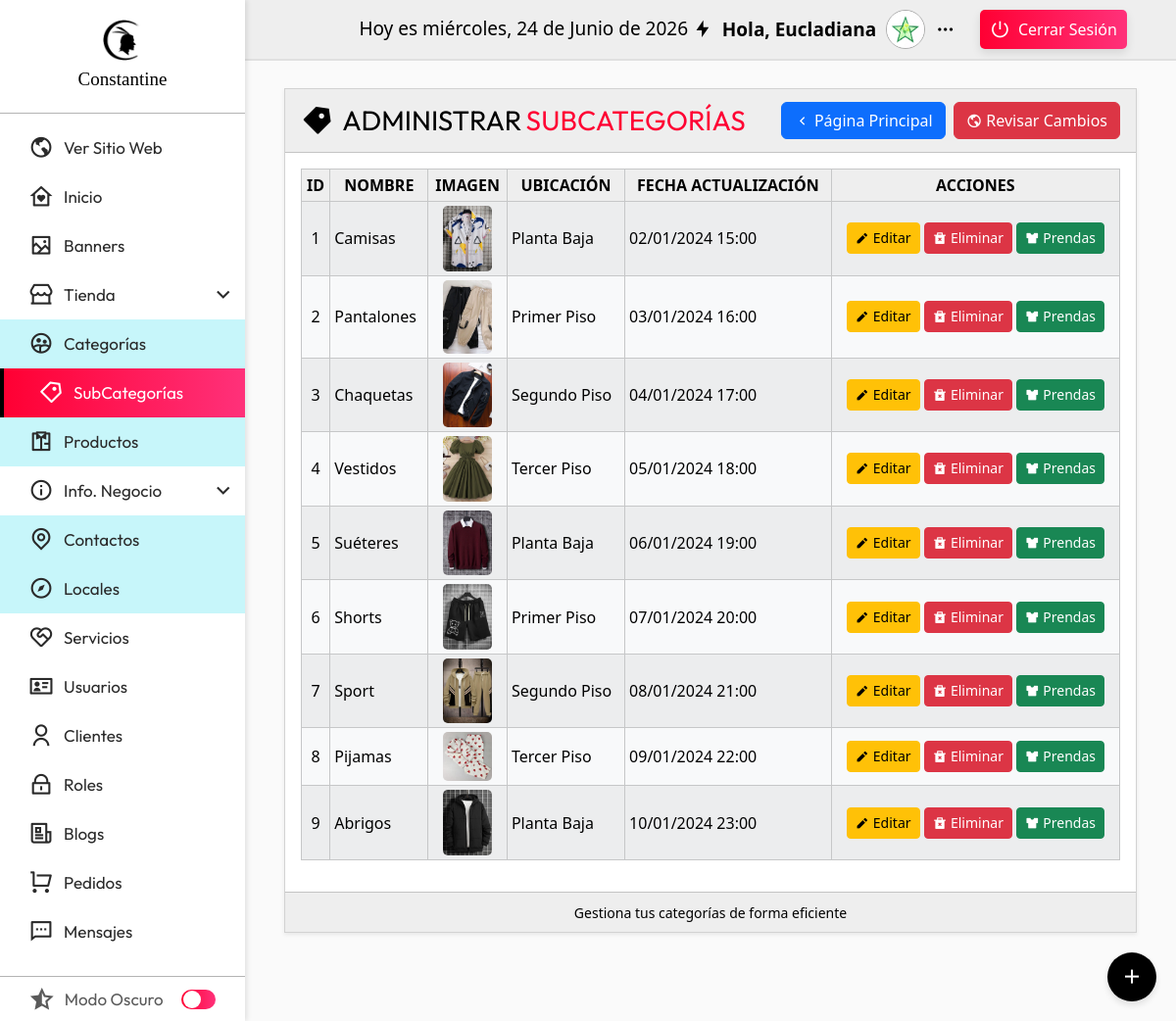
The app's page /admin/seccion/categorias/index.php (signed in) with its own data.
### tables this page shows
CREATE TABLE categorias(
    id_categoria INT(4) PRIMARY KEY AUTO_INCREMENT NOT NULL,
    nombre_categoria VARCHAR(30) NOT NULL,
    imagen VARCHAR(255),
    ubicacion VARCHAR(30) NOT NULL,
    fecha_creacion DATETIME DEFAULT CURRENT_TIMESTAMP,
    fecha_actualizacion DATETIME DEFAULT CURRENT_TIMESTAMP ON UPDATE CURRENT_TIMESTAMP
);

### admin/seccion/categorias/index.php (the view, shortened to what this page needs)
<?php
    include("../inicio/conexion.php");
    $sentencia = $conexion->prepare("SELECT * FROM categorias");
    $sentencia->execute();
    $listaCategorias = $sentencia->fetchAll(PDO::FETCH_ASSOC);
    include("../../templates/header_admin.php");
?>
<div id="ventana_escritorio" class="card shadow-sm d-none d-lg-block rounded-0">
    <div class="card-header d-flex justify-content-between align-items-center rounded-0" style="color: var(--color_texto); background-color: var(--color_barra_superior);">
        <span class="titulo_categoria d-flex align-items-center gap-1 flex-wrap">
            <i class="ri-price-tag-3-fill"></i>
            Administrar <span class="text_red">SubCategorías</span>
        </span>
        <div class="d-flex gap-2">
            <a name="atras" id="atras" class="btn btn-primary d-flex align-items-center gap-1" href="../inicio/" role="button">
                <i class="ri-arrow-left-s-line"></i> Página Principal
            </a>
            <a name="sitio_web" id="sitio_web" class="btn btn-danger d-flex align-items-center gap-1" href="../../../index.php" target="_blank" role="button">
                <i class="ri-earth-line"></i> Revisar Cambios
            </a>
        </div>
    </div>
    <div class="card-body" style="color: var(--color_texto); background-color: var(--color_barra_lateral);">
        <div class="table-responsive">
            <table class="table table-sm table-light table-bordered table-hover align-middle table-striped no-datatable">
                <thead>
                    <tr>
                        <th class="w-10 text-center">ID</th>
                        <th class="w-20 text-center">NOMBRE</th>
                        <th class="w-10 text-center">IMAGEN</th>
                        <th class="w-20 text-center">UBICACIÓN</th>
                        <th class="w-20 text-center">FECHA ACTUALIZACIÓN</th>
                        <th class="w-20 text-center">ACCIONES</th>
                    </tr>
                </thead>
                <tbody>
                    <?php foreach($listaCategorias as $categoria) { ?>
                        <tr class="align-middle">
                            <td scope="row" class="text-center"><?php echo $categoria['id_categoria']; ?></td>
                            <td><?php echo $categoria['nombre_categoria']; ?></td>
                            <td class="align-middle text-center">
                                <img src="../../../images/categorias/<?php echo $categoria['imagen']; ?>" width="50" alt="imagen" style="border-radius: 5px;">
                            </td>
                            <td><?php echo $categoria['ubicacion']; ?></td>
                            <td><?php echo date("d/m/Y H:i", strtotime($categoria['fecha_actualizacion'])) ; ?></td>
                            <td class="align-middle text-center">
                                <a class="btn btn-warning btn-sm <?php echo $permiso['editar']; ?>" href="editar.php?txtID=<?php echo $categoria['id_categoria']; ?>" role="button">
                                    <i class="ri-pencil-fill"></i> Editar
                                </a>
                                <button <?php echo $permiso['eliminar']; ?> class="btn btn-danger btn-sm" onclick="confirmDelete(<?php echo $categoria['id_categoria']; ?>)">
                                    <i class="ri-delete-bin-2-fill"></i> Eliminar
                                </button>
                                <a class="btn btn-success btn-sm" href="productos.php?categoriaID=<?php echo $categoria['id_categoria']; ?>" role="button">
                                    <i class="ri-t-shirt-2-fill"></i> Prendas
                                </a>
                            </td>
                        </tr>
                    <?php } ?>
                </tbody>
            </table>
        </div>
    </div>
    <div class="card-footer text-center rounded-0" style="color: var(--color_texto); background-color: var(--color_barra_superior);">
        <small>Gestiona tus categorías de forma eficiente</small>
    </div>
</div>
<div class="main_botones_flotantes">
        <div class="botones_fixed">
            <li>
                <a class="boton_agregar <?php echo $permiso['crear']; ?>" href="crear.php">
                    <i class="ri-add-line"></i>
                </a>
            </li>
        </div>
    </div>
<?php include("../../templates/footer_admin.php"); ?>

### records on screen
categorias: id_categoria "1", nombre_categoria "Camisas", imagen (picture), ubicacion "Planta Baja", fecha_actualizacion "02/01/2024 15:00"
categorias: id_categoria "2", nombre_categoria "Pantalones", imagen (picture), ubicacion "Primer Piso", fecha_actualizacion "03/01/2024 16:00"
categorias: id_categoria "3", nombre_categoria "Chaquetas", imagen (picture), ubicacion "Segundo Piso", fecha_actualizacion "04/01/2024 17:00"
categorias: id_categoria "4", nombre_categoria "Vestidos", imagen (picture), ubicacion "Tercer Piso", fecha_actualizacion "05/01/2024 18:00"
categorias: id_categoria "5", nombre_categoria "Suéteres", imagen (picture), ubicacion "Planta Baja", fecha_actualizacion "06/01/2024 19:00"
categorias: id_categoria "6", nombre_categoria "Shorts", imagen (picture), ubicacion "Primer Piso", fecha_actualizacion "07/01/2024 20:00"
categorias: id_categoria "7", nombre_categoria "Sport", imagen (picture), ubicacion "Segundo Piso", fecha_actualizacion "08/01/2024 21:00"
categorias: id_categoria "8", nombre_categoria "Pijamas", imagen (picture), ubicacion "Tercer Piso", fecha_actualizacion "09/01/2024 22:00"
categorias: id_categoria "9", nombre_categoria "Abrigos", imagen (picture), ubicacion "Planta Baja", fecha_actualizacion "10/01/2024 23:00"

### other values on screen
fechaC() "Hoy es miércoles, 24 de Junio de 2026"
$_SESSION['nombres'] "Eucladiana"
